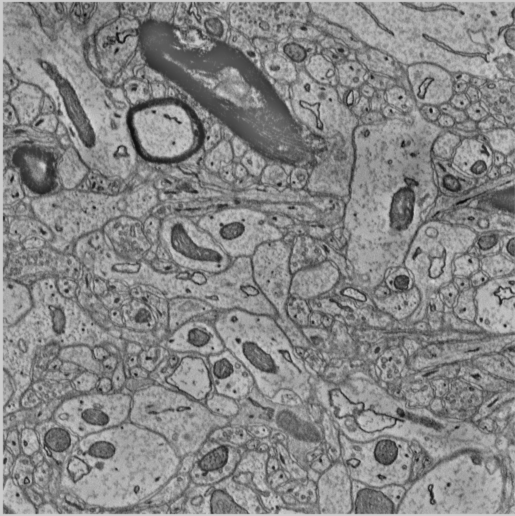
%> input picture MaskImage/image.png, 1030 x 1032 px (shown at 1/2 size)
$ octave MaskImage.m   (GNU Octave 9; MATLAB toolbox functions it lacks are replaced by stand-ins)
%> lines starting %> are read from the running program, lines starting %| are printed output that depends on the picture; in (x1, y1, x2, y2) boxes, pixels count from 0 and x2, y2 are one past the last pixel; in counts of white or black regions, pixels touching at a corner belong together; the program's own positions count from 1
close all
clear all
image = double(rgb2gray(imread('image.png')))/255;
%> image: size 1032x1030 double; min 0.0196, max 0.863, mean 0.526
image2 = double(rgb2gray(imread('image.png')))/255;
image3 = double(rgb2gray(imread('image.png')))/255;
image4 = double(rgb2gray(imread('image.png')))/255;
%image = (imread('image.png'));
mask = imread('colors7.png');%Be sure that this is a PNG!
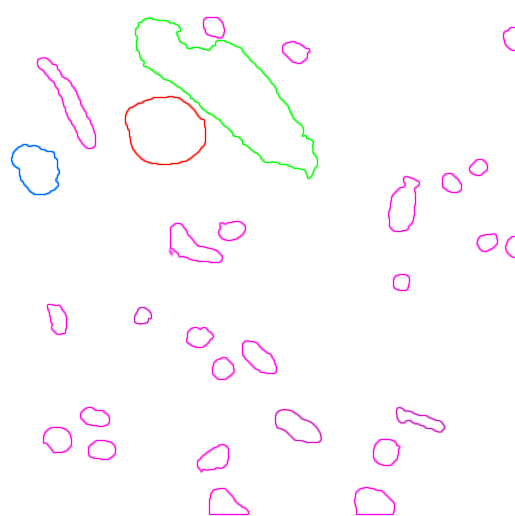
%> input picture MaskImage/colors7.png, 1030 x 1032 px (shown at 1/2 size)
%> mask is the input picture: size 1032x1030x3 uint8; mean R, G, B 253.8, 251.1, 253.3

%%%%%%%Green Highlighted Object%%%%%%%%%%%
RValue = 0;
GValue = 255;
BValue = 0;
%Create the binary mask for the chosen color
binaryMask = mask(:, :, 1) == RValue & mask(:, :, 2) == GValue & mask(:, :, 3) == BValue;
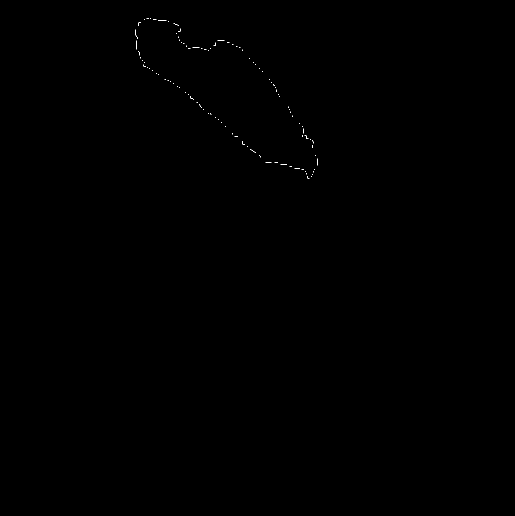
%> binaryMask: size 1032x1030 logical (shown at 1/2 size); 0.07% white in thin lines or dots, all inside (x1, y1, x2, y2) = (270, 36, 636, 357)

%%%%%%%Pink Highlighted Object%%%%%%%%%%%
RValue = 255;
GValue = 19;
BValue = 229;
%Create the binary mask for the chosen color
binaryMask1 = mask(:, :, 1) == RValue & mask(:, :, 2) == GValue & mask(:, :, 3) == BValue;
%> binaryMask1: size 1032x1030 logical; 0.03% white in thin lines or dots, all inside (x1, y1, x2, y2) = (76, 36, 1024, 1022)


%%%%%%%Blue Highlighted Object%%%%%%%%%%%
RValue = 0;
GValue = 96;
BValue = 255;
%Create the binary mask for the chosen color
binaryMask2 = mask(:, :, 1) == RValue & mask(:, :, 2) == GValue & mask(:, :, 3) == BValue;
%> binaryMask2: size 1032x1030 logical; 0.02% white in thin lines or dots, all inside (x1, y1, x2, y2) = (24, 288, 118, 390)

%%%%%%%Red Highlighted Object%%%%%%%%%%%
RValue = 255;
GValue = 0;
BValue = 0;
%Create the binary mask for the chosen color
binaryMask3 = mask(:, :, 1) == RValue & mask(:, :, 2) == GValue & mask(:, :, 3) == BValue;
%> binaryMask3: size 1032x1030 logical; 0.04% white in thin lines or dots, all inside (x1, y1, x2, y2) = (250, 192, 412, 330)


%%%Figures with Original Image, Mask, and Histogram%%%
%%%%%%%Green%%%%%%
figure;
subplot(2, 2,1);
imshow(image);
subplot(2, 2, 2);
image(binaryMask == 0) = 1;
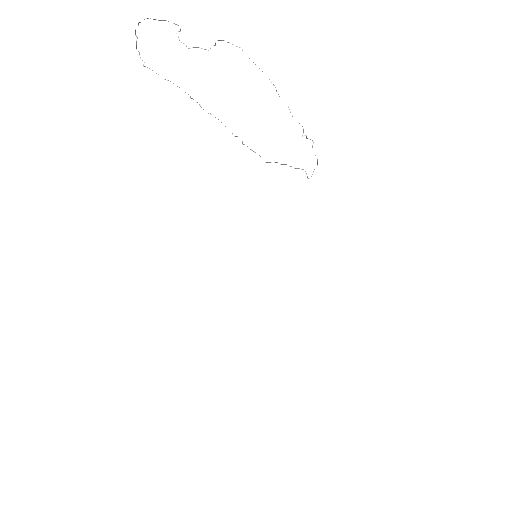
%> image: size 1032x1030 double (shown at 1/2 size); min 0.212, max 1, mean 1
imshow(image);
subplot(2, 1, 2);
hist(image(binaryMask == 1));
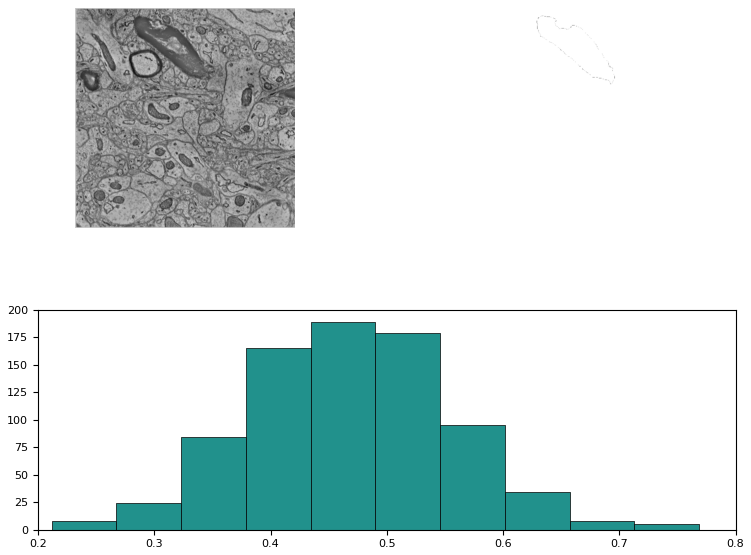
%> figure redrawn from the program's plot data, 3 panels

%%%%%%%Pink%%%%%%
figure;
subplot(2, 2,1);
imshow(image2);
subplot(2, 2, 2);
image2(binaryMask1 == 0) = 1;
imshow(image2);
subplot(2, 1, 2);
hist(image2(binaryMask1 == 1));
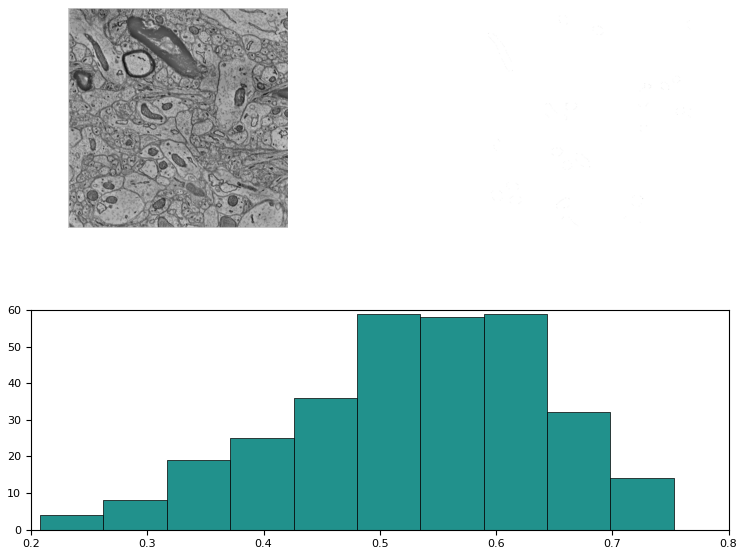
%> figure redrawn from the program's plot data, 3 panels

%%%%%%%Blue%%%%%%
figure;
subplot(2, 2,1);
imshow(image3);
subplot(2, 2, 2);
image3(binaryMask2 == 0) = 1;
imshow(image3);
subplot(2, 1, 2);
hist(image3(binaryMask2 == 1));
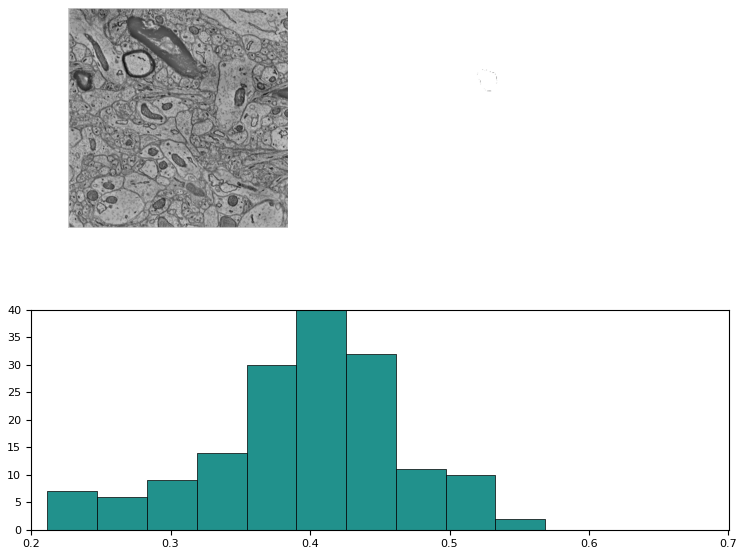
%> figure redrawn from the program's plot data, 3 panels

%%%%%%%Red%%%%%%
figure;
subplot(2, 2,1);
imshow(image4);
subplot(2, 2, 2);
image4(binaryMask3 == 0) = 1;
imshow(image4);
subplot(2, 1, 2);
hist(image4(binaryMask3 == 1));
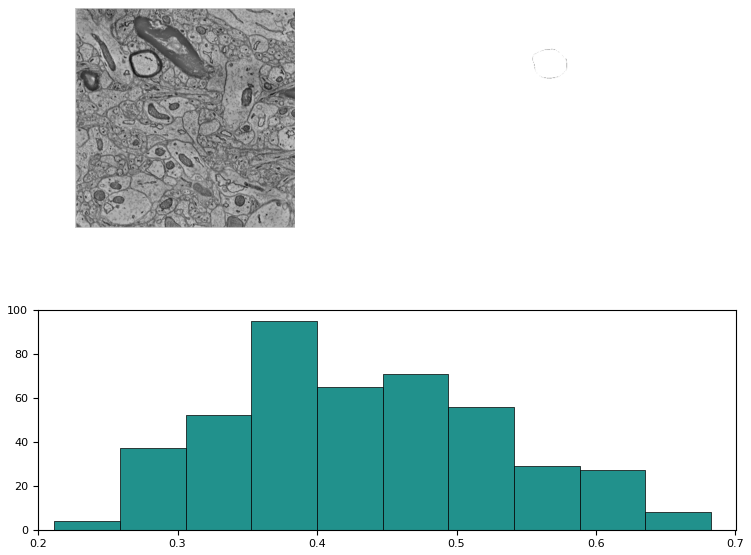
%> figure redrawn from the program's plot data, 3 panels
